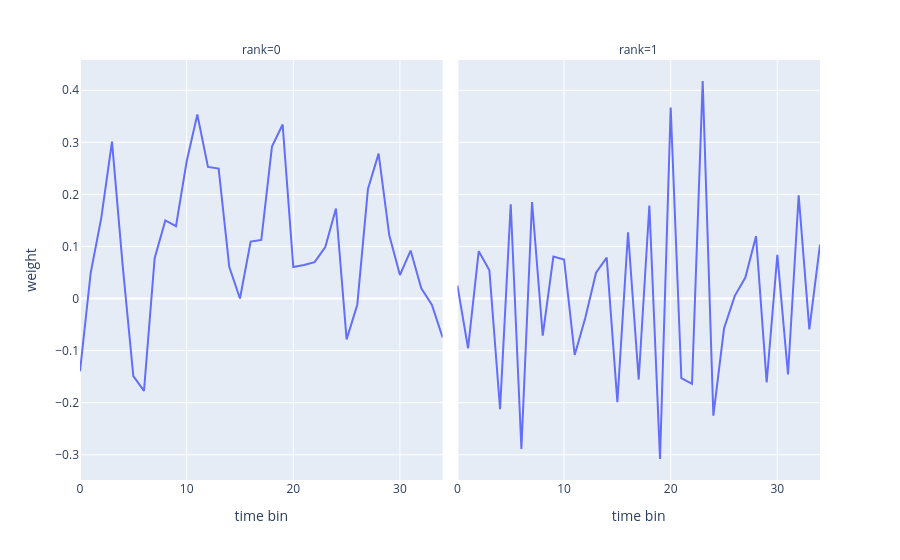

The code cell stored with this chart in its notebook:
### Code cell
df = pd.DataFrame(tl.to_numpy(hoda.weights_[2]))
df['time bin'] = np.arange(X.shape[-1])
df = df.melt(id_vars=['time bin'], var_name='rank', value_name='weight')
px.line(df, x='time bin', y='weight', facet_col='rank', facet_col_wrap=4)

### Figure 1 — Plotly figure (JSON) as saved in the notebook; plotly's stock layout.template omitted (floating-point values rounded to 4 significant figures)
{"data": [{"hovertemplate": "rank=0<br>time bin=%{x}<br>weight=%{y}<extra></extra>", "legendgroup": "", "line": {"color": "#636efa", "dash": "solid"}, "marker": {"symbol": "circle"}, "mode": "lines", "name": "", "orientation": "v", "showlegend": false, "type": "scatter", "x": [0, 1, 2, 3, 4, 5, 6, 7, 8, 9, 10, 11, 12, 13, 14, 15, 16, 17, 18, 19, 20, 21, 22, 23, 24, 25, 26, 27, 28, 29, 30, 31, 32, 33, 34], "xaxis": "x", "y": [-0.1398, 0.04869, 0.1553, 0.3015, 0.06376, -0.1491, -0.1773, 0.07762, 0.1501, 0.1388, 0.2631, 0.3536, 0.2529, 0.2497, 0.0604, -3.377e-05, 0.1094, 0.1125, 0.2917, 0.3343, 0.06038, 0.06437, 0.06988, 0.09906, 0.1729, -0.07839, -0.01185, 0.2106, 0.2783, 0.1214, 0.04513, 0.09215, 0.01973, -0.01225, -0.07464], "yaxis": "y"}, {"hovertemplate": "rank=1<br>time bin=%{x}<br>weight=%{y}<extra></extra>", "legendgroup": "", "line": {"color": "#636efa", "dash": "solid"}, "marker": {"symbol": "circle"}, "mode": "lines", "name": "", "orientation": "v", "showlegend": false, "type": "scatter", "x": [0, 1, 2, 3, 4, 5, 6, 7, 8, 9, 10, 11, 12, 13, 14, 15, 16, 17, 18, 19, 20, 21, 22, 23, 24, 25, 26, 27, 28, 29, 30, 31, 32, 33, 34], "xaxis": "x2", "y": [0.02514, -0.09543, 0.09091, 0.05417, -0.2127, 0.1809, -0.2889, 0.1853, -0.07144, 0.08062, 0.07509, -0.1084, -0.03643, 0.04956, 0.07848, -0.199, 0.1274, -0.1556, 0.1788, -0.3082, 0.3667, -0.1531, -0.1639, 0.4178, -0.225, -0.05762, 0.00465, 0.04039, 0.1198, -0.1613, 0.084, -0.146, 0.1984, -0.05936, 0.1037], "yaxis": "y2"}], "layout": {"annotations": [{"font": {}, "showarrow": false, "text": "rank=0", "x": 0.245, "xanchor": "center", "xref": "paper", "y": 1, "yanchor": "bottom", "yref": "paper"}, {"font": {}, "showarrow": false, "text": "rank=1", "x": 0.755, "xanchor": "center", "xref": "paper", "y": 1, "yanchor": "bottom", "yref": "paper"}], "legend": {"tracegroupgap": 0}, "margin": {"t": 60}, "xaxis": {"anchor": "y", "domain": [0, 0.49], "title": {"text": "time bin"}}, "xaxis2": {"anchor": "y2", "domain": [0.51, 1], "matches": "x", "title": {"text": "time bin"}}, "yaxis": {"anchor": "x", "domain": [0, 1], "title": {"text": "weight"}}, "yaxis2": {"anchor": "x2", "domain": [0, 1], "matches": "y", "showticklabels": false}}}
